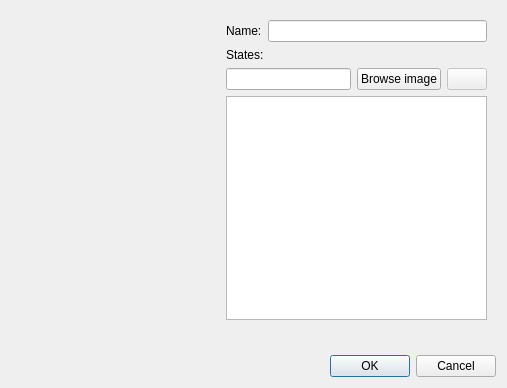
<?xml version="1.0" encoding="UTF-8"?>
<ui version="4.0">
 <class>AddCharacterDialog</class>
 <widget class="QDialog" name="AddCharacterDialog">
  <property name="geometry">
   <rect>
    <x>0</x>
    <y>0</y>
    <width>507</width>
    <height>385</height>
   </rect>
  </property>
  <property name="sizePolicy">
   <sizepolicy hsizetype="Preferred" vsizetype="Preferred">
    <horstretch>0</horstretch>
    <verstretch>0</verstretch>
   </sizepolicy>
  </property>
  <property name="minimumSize">
   <size>
    <width>0</width>
    <height>0</height>
   </size>
  </property>
  <property name="maximumSize">
   <size>
    <width>640</width>
    <height>480</height>
   </size>
  </property>
  <property name="windowTitle">
   <string>Add new character</string>
  </property>
  <layout class="QVBoxLayout" name="verticalLayout">
   <item>
    <widget class="QWidget" name="wCreateNewObject" native="true">
     <layout class="QHBoxLayout" name="horizontalLayout_4">
      <item>
       <layout class="QHBoxLayout" name="horizontalLayout_3">
        <item>
         <widget class="QLabel" name="lImage">
          <property name="sizePolicy">
           <sizepolicy hsizetype="Preferred" vsizetype="Preferred">
            <horstretch>0</horstretch>
            <verstretch>0</verstretch>
           </sizepolicy>
          </property>
          <property name="minimumSize">
           <size>
            <width>200</width>
            <height>300</height>
           </size>
          </property>
          <property name="maximumSize">
           <size>
            <width>200</width>
            <height>300</height>
           </size>
          </property>
          <property name="text">
           <string/>
          </property>
          <property name="scaledContents">
           <bool>false</bool>
          </property>
         </widget>
        </item>
        <item>
         <layout class="QVBoxLayout" name="verticalLayout_2">
          <item>
           <layout class="QHBoxLayout" name="horizontalLayout">
            <item>
             <widget class="QLabel" name="label">
              <property name="sizePolicy">
               <sizepolicy hsizetype="Minimum" vsizetype="Preferred">
                <horstretch>0</horstretch>
                <verstretch>0</verstretch>
               </sizepolicy>
              </property>
              <property name="text">
               <string>Name:</string>
              </property>
             </widget>
            </item>
            <item>
             <widget class="QLineEdit" name="nameEdit"/>
            </item>
           </layout>
          </item>
          <item>
           <widget class="QLabel" name="label_2">
            <property name="text">
             <string>States:</string>
            </property>
           </widget>
          </item>
          <item>
           <layout class="QHBoxLayout" name="horizontalLayout_2">
            <item>
             <widget class="QLineEdit" name="stateEdit"/>
            </item>
            <item>
             <widget class="ChooseFileButton" name="browseImageButton">
              <property name="text">
               <string>Browse image</string>
              </property>
             </widget>
            </item>
            <item>
             <widget class="QPushButton" name="addStateButton">
              <property name="enabled">
               <bool>false</bool>
              </property>
              <property name="text">
               <string/>
              </property>
              <property name="icon">
               <iconset resource="media.qrc">
                <normaloff>:/media/add.png</normaloff>:/media/add.png</iconset>
              </property>
             </widget>
            </item>
           </layout>
          </item>
          <item>
           <widget class="QTreeWidget" name="statusTreeWidget">
            <property name="iconSize">
             <size>
              <width>32</width>
              <height>32</height>
             </size>
            </property>
            <property name="rootIsDecorated">
             <bool>false</bool>
            </property>
            <property name="columnCount">
             <number>2</number>
            </property>
            <attribute name="headerVisible">
             <bool>false</bool>
            </attribute>
            <attribute name="headerDefaultSectionSize">
             <number>100</number>
            </attribute>
            <attribute name="headerMinimumSectionSize">
             <number>20</number>
            </attribute>
            <attribute name="headerStretchLastSection">
             <bool>false</bool>
            </attribute>
            <column>
             <property name="text">
              <string notr="true">Status</string>
             </property>
            </column>
            <column>
             <property name="text">
              <string>Image</string>
             </property>
            </column>
           </widget>
          </item>
         </layout>
        </item>
       </layout>
      </item>
     </layout>
    </widget>
   </item>
   <item>
    <widget class="QLabel" name="errorLabel">
     <property name="styleSheet">
      <string notr="true">color: rgba(255, 0, 0); font-weight: bold;</string>
     </property>
     <property name="text">
      <string/>
     </property>
     <property name="alignment">
      <set>Qt::AlignCenter</set>
     </property>
    </widget>
   </item>
   <item>
    <widget class="QDialogButtonBox" name="buttonBox">
     <property name="orientation">
      <enum>Qt::Horizontal</enum>
     </property>
     <property name="standardButtons">
      <set>QDialogButtonBox::Cancel|QDialogButtonBox::Ok</set>
     </property>
    </widget>
   </item>
  </layout>
 </widget>
 <customwidgets>
  <customwidget>
   <class>ChooseFileButton</class>
   <extends>QPushButton</extends>
   <header>choosefilebutton.h</header>
  </customwidget>
 </customwidgets>
 <resources>
  <include location="media.qrc"/>
 </resources>
 <connections>
  <connection>
   <sender>buttonBox</sender>
   <signal>accepted()</signal>
   <receiver>AddCharacterDialog</receiver>
   <slot>accept()</slot>
   <hints>
    <hint type="sourcelabel">
     <x>248</x>
     <y>254</y>
    </hint>
    <hint type="destinationlabel">
     <x>157</x>
     <y>274</y>
    </hint>
   </hints>
  </connection>
  <connection>
   <sender>buttonBox</sender>
   <signal>rejected()</signal>
   <receiver>AddCharacterDialog</receiver>
   <slot>reject()</slot>
   <hints>
    <hint type="sourcelabel">
     <x>316</x>
     <y>260</y>
    </hint>
    <hint type="destinationlabel">
     <x>286</x>
     <y>274</y>
    </hint>
   </hints>
  </connection>
 </connections>
</ui>
